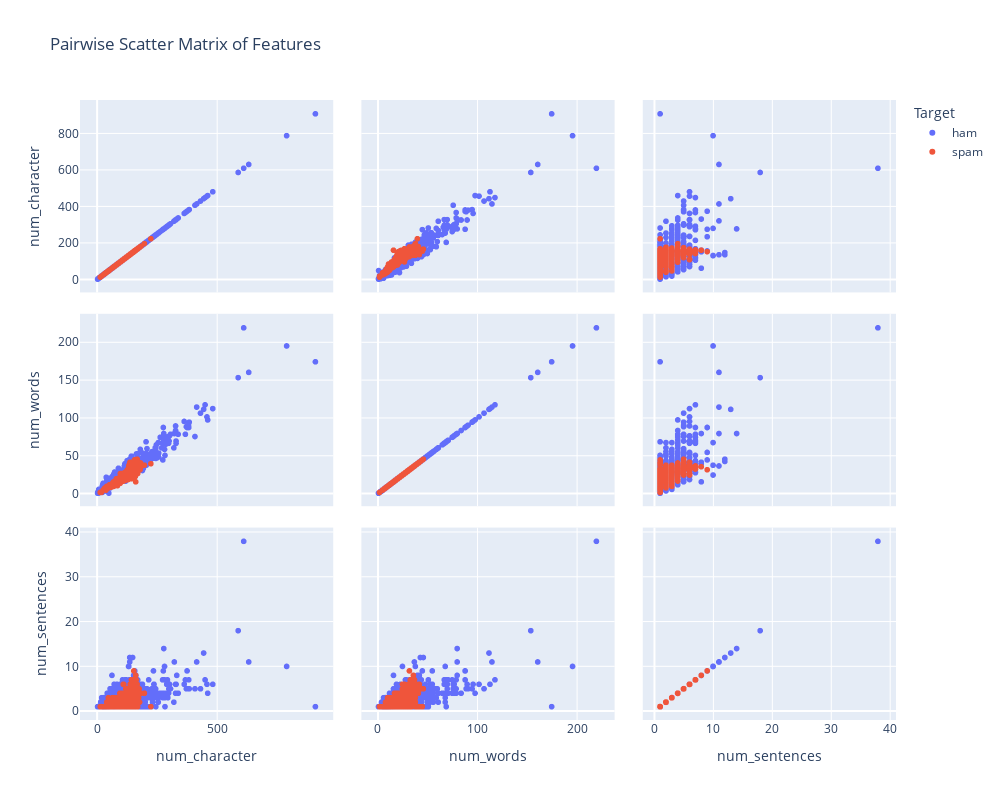

Notebook code for this chart:
### Code cell
fig = px.scatter_matrix(df,
                            dimensions=["num_character", "num_words", "num_sentences"],
                            color="Target",  
                            title="Pairwise Scatter Matrix of Features",
                            )
fig.update_layout(width=1000, height=800)

### Figure 1 — Plotly figure (JSON) as saved in the notebook; plotly's stock layout.template omitted (floating-point values rounded to 4 significant figures; data arrays with more than 128 entries replaced by an {"elided": "..."} marker saying what was removed)
{"data": [{"dimensions": [{"axis": {"matches": true}, "label": "num_character", "values": {"elided": "4516 int values"}}, {"axis": {"matches": true}, "label": "num_words", "values": {"elided": "4516 int values"}}, {"axis": {"matches": true}, "label": "num_sentences", "values": {"elided": "4516 int values"}}], "hovertemplate": "Target=ham<br>%{xaxis.title.text}=%{x}<br>%{yaxis.title.text}=%{y}<extra></extra>", "legendgroup": "ham", "marker": {"color": "#636efa", "symbol": "circle"}, "name": "ham", "showlegend": true, "type": "splom"}, {"dimensions": [{"axis": {"matches": true}, "label": "num_character", "values": {"elided": "653 int values"}}, {"axis": {"matches": true}, "label": "num_words", "values": {"elided": "653 int values"}}, {"axis": {"matches": true}, "label": "num_sentences", "values": {"elided": "653 int values"}}], "hovertemplate": "Target=spam<br>%{xaxis.title.text}=%{x}<br>%{yaxis.title.text}=%{y}<extra></extra>", "legendgroup": "spam", "marker": {"color": "#EF553B", "symbol": "circle"}, "name": "spam", "showlegend": true, "type": "splom"}], "layout": {"dragmode": "select", "height": 800, "legend": {"title": {"text": "Target"}, "tracegroupgap": 0}, "title": {"text": "Pairwise Scatter Matrix of Features"}, "width": 1000}}
